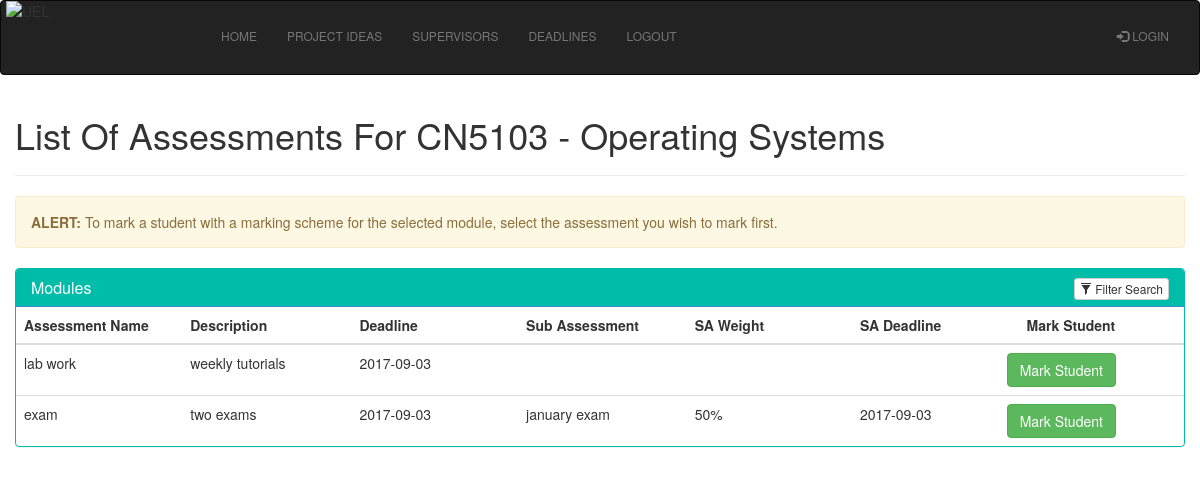
Page /admin/view-assessments-for-module.php?id=CN5103 on the committed database.
### tables this page shows
CREATE TABLE `module` (
  `id` int(9) NOT NULL,
  `module_code` varchar(7) NOT NULL,
  `module_name` varchar(50) NOT NULL,
  `module_leader` varchar(50) NOT NULL,
  `description` varchar(250) NOT NULL,
  `level` varchar(25) NOT NULL,
  `assessment1` varchar(50) NOT NULL,
  `assessment2` varchar(50) NOT NULL,
  `assessment3` varchar(50) NOT NULL,
  `lecturers_linked` varchar(250) NOT NULL,
  `engagement_points` varchar(500) NOT NULL
);

CREATE TABLE `assessment` (
  `assessment_code` int(9) NOT NULL,
  `module_code` varchar(15) NOT NULL,
  `name` varchar(250) NOT NULL,
  `number_markers` varchar(9) NOT NULL,
  `marking_scheme` varchar(9) NOT NULL,
  `weighs` varchar(5) NOT NULL,
  `description` varchar(255) NOT NULL,
  `deadline` varchar(15) NOT NULL,
  `markers` varchar(250) NOT NULL,
  `sub_assessment` varchar(250) NOT NULL,
  `sub_assessment_description` varchar(250) NOT NULL,
  `sub_assessment_weight` varchar(250) NOT NULL,
  `sub_assessment_marking_scheme` varchar(25) NOT NULL,
  `sub_assessment_deadline` varchar(15) NOT NULL
);

### admin/view-assessments-for-module.php (the view, shortened to what this page needs)
<!DOCTYPE html>
<html>
  <?php
    include "../includes/header.php";
    include "../includes/lecturer-navbar.php";
    include "../db_handler.php";
  ?>
  <link rel="stylesheet" href="https://maxcdn.bootstrapcdn.com/bootstrap/3.3.7/css/bootstrap.min.css">
<head>
    <link rel="stylesheet" type="text/css" href="bootstrap/css/bootstrap.min.css"/>
</head>
<body>
<div class="container">
    <div class="row">
    	<h1>List Of Assessments For
        <?php
            $module = mysqli_real_escape_string($conn, $_GET['id']);
            $sql = "SELECT * FROM module WHERE module_code = '$module'";
            $result = mysqli_query($conn, $sql) or die(mysqli_error($conn));
                while($row = mysqli_fetch_array($result)) {
                  $mcode = $row['module_code'];
                  $mname = $row['module_name'];
            }
            echo $mcode . " - " . $mname;
        ?>
      </h1>
    	<hr>
      <div class="alert alert-warning" role="alert">
        <strong>ALERT: </strong> To mark a student with a marking scheme for the selected module, select the assessment you wish to mark first.
      </div>
        <div class="panel panel-primary filterable" style="border-color: #00bdaa;">
            <div class="panel-heading" style="background-color: #00bdaa;">
                <h3 class="panel-title">Modules</h3>
                <div class="pull-right">
                    <button class="btn btn-default btn-xs btn-filter"><span class="glyphicon glyphicon-filter"></span> Filter Search</button>
                </div>
            </div>
            <table class="table">
                <thead>
                    <tr class="filters">
                        <th><input type="text" class="form-control" placeholder="Assessment Name" disabled></th>
                        <th><input type="text" class="form-control" placeholder="Description" disabled></th>
                        <th><input type="text" class="form-control" placeholder="Deadline" disabled></th>
                        <th><input type="text" class="form-control" placeholder="Sub Assessment" disabled></th>
                        <th><input type="text" class="form-control" placeholder="SA Weight" disabled></th>
                        <th><input type="text" class="form-control" placeholder="SA Deadline" disabled></th>
                        <th><input type="text" class="form-control" placeholder="Mark Student" disabled></th>
                    </tr>
                </thead>
                <tbody>
                    <?php
                        $conn = mysqli_connect('localhost', 'root', '', 'project');
                        $output = '';
                        if(isset($_POST["query"]))
                        {
                         $search = mysqli_real_escape_string($conn, $_POST["query"]);
                         $query = "
                          SELECT * FROM assessment
                          WHERE name LIKE '%".$search."%'
                          OR description LIKE '%".$search."%'
                          OR sub_assessment LIKE '%".$search."%'
                         ";
                        }
                        else
                        {
                          $mcode = mysqli_real_escape_string($conn, $_GET['id']);
                          $sql = "SELECT * FROM assessment WHERE module_code = '$mcode'";
                          $res = mysqli_query($conn, $sql);
                        }
                        while($row = mysqli_fetch_array($res)) {
                          $assessment = $row["assessment_code"];
                            $output .= '
                             <tr>
                              <td>'.$row["name"].'</td>
                              <td>'.$row["description"].'</td>
                              <td>'.$row["deadline"].'</td>
                              <td>'.$row["sub_assessment"].'</td>
                              <td>'.$row["sub_assessment_weight"].'</td>
                              <td>'.$row["sub_assessment_deadline"].'</td>
                                <td class="text-center">
                                  <button type="button" class="btn btn-success"><a href="marking-scheme-form.php?id=' . $assessment . '">Mark Student</a></button>
                                </td>
                              </tr>
                              </div>
                            ';
                          }
                        echo $output;
                    ?>
            </div>
</body>
</html>

### includes/lecturer-navbar.php (style rules this page uses)
div { display: block; }

### admin/view-assessments-for-module.php (style rules this page uses)
.filterable { margin-top: 15px; }
.filterable .panel-heading .pull-right { margin-top: -20px; }
.filterable .filters input[disabled] { background-color: transparent; border: none; cursor: auto; box-shadow: none; padding: 0; height: auto; }
button { margin-left: -80px; }
a { color: white; }

### rows in the picture
module: module_code "CN5103", module_name "Operating Systems"
assessment: name "lab work", description "weekly tutorials", deadline "2017-09-03"
assessment: name "exam", description "two exams", deadline "2017-09-03", sub_assessment "january exam", sub_assessment_weight "50%", sub_assessment_deadline "2017-09-03"

### other values in the picture
$name "HOME"
$name "PROJECT IDEAS"
$name "SUPERVISORS"
$name "DEADLINES"
$name "LOGOUT"
